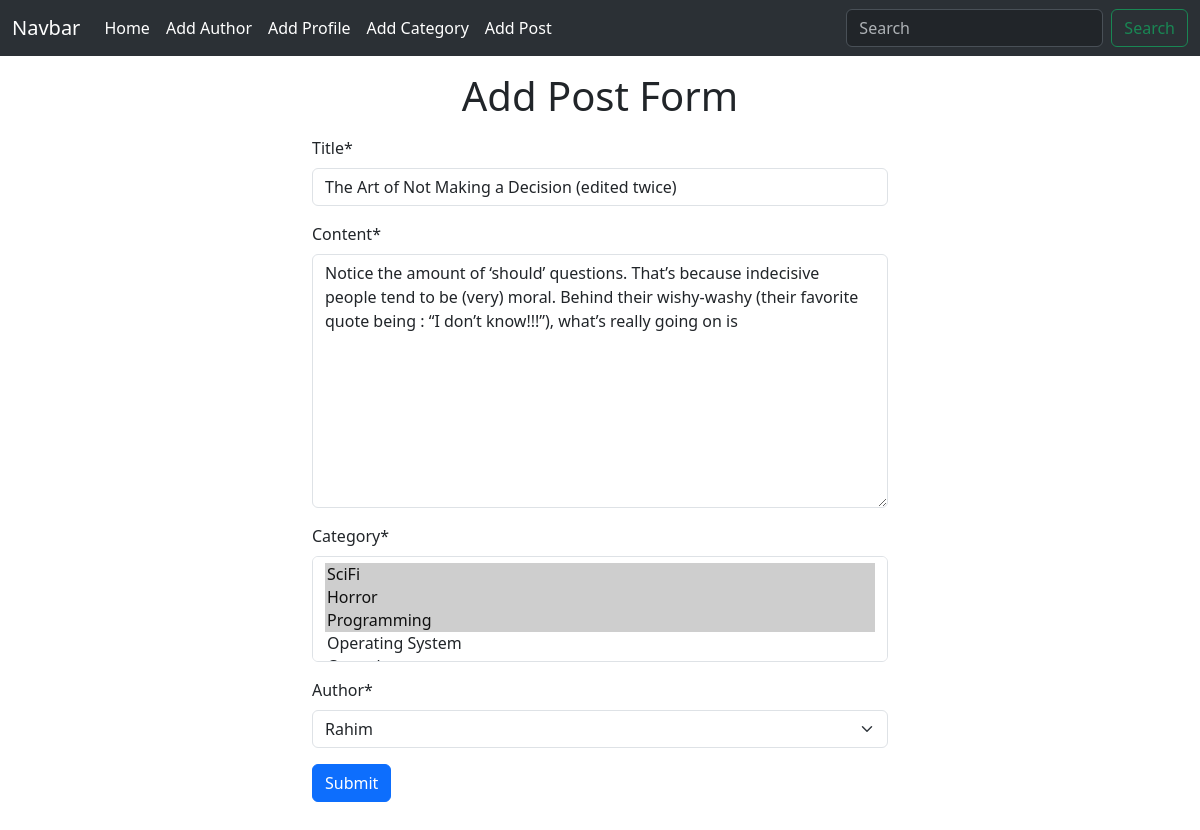
Screenshot of /post/edit/1 with the database file from the repository.
### posts/models.py (models this page shows, shortened)
class Post(models.Model):
    title = models.CharField(max_length=50)
    content = models.TextField()
    category = models.ManyToManyField(Category)
    author = models.ForeignKey(Author,on_delete=models.CASCADE)

### posts/views.py (the view)
# urls.py: path('edit/<int:id>',views.edit_post,name="edit_post"),
def edit_post(request,id):
    single_post = models.Post.objects.get(pk=id)
    post_form = PostForm(instance=single_post)
    if request.method == 'POST':
        post_form = PostForm(request.POST,instance=single_post)
        if post_form.is_valid():
            post_form.save()
            return redirect('home')
    return render(request,'add_post.html',{'form':post_form})

### posts/forms.py
class PostForm(forms.ModelForm):
    class Meta:
        model = models.Post
        fields = '__all__'

### author/models.py (called while the page is built)
    def __str__(self):
        return f"{self.name}"

### categories/models.py (called while the page is built)
    def __str__(self):
        return self.name

### posts/templates/add_post.html (shortened to what this page needs)
{% extends 'base.html' %}
{% load crispy_forms_tags %}
{% block content %}
<form method="post" class="container w-50">
    <h1 class="text-center my-3" >Add Post Form</h1>
        {{form | crispy}}
        <button class="btn btn-primary mb-5">Submit</button>
    </form>
{% endblock content %}

### rows the page displays
Post: title "The Art of Not Making a Decision (edited twice)", content "Notice the amount of ‘should’ questions. That’s because indecisive people tend to be (very) moral. Behind their wishy-washy (their favorite quote being : “I don’t know!!!”), what’s really going on is", author "Rahim"
